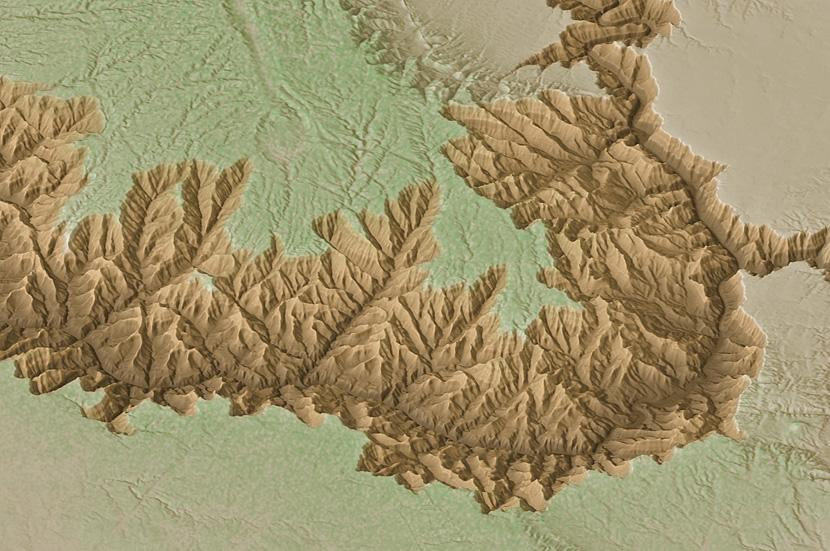
#> input picture ColorMapping/shadedCan.jpeg, 830 x 551 px
$ python ColorMap.py
#> lines starting #> are read from the running program, lines starting #| are printed output that depends on the picture
import cv2
import random
import numpy as np

# Create a black image, a window
img = np.zeros((300,512,3), np.uint8)
cv2.namedWindow('image')

im_gray = cv2.imread("shadedCan.jpeg", cv2.IMREAD_GRAYSCALE)
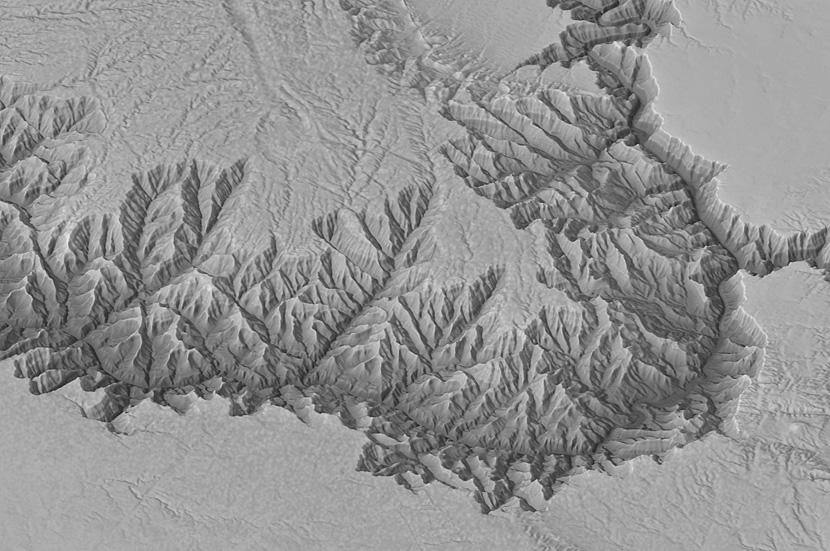
#> im_gray: shape (551, 830); min 19, max 242, mean 145.9
im_color = cv2.applyColorMap(im_gray, cv2.COLORMAP_JET)
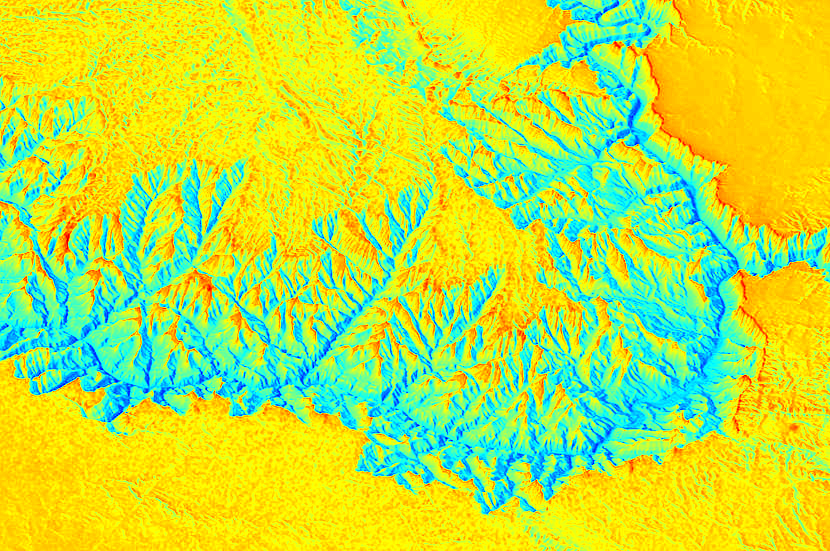
#> im_color: shape (551, 830, 3); mean B, G, R 68.4, 227.5, 187.1
SHOW_COLOR = False

height, width = im_gray.shape
#> height = 551; width = 830

print(height/2)
#| 275.5
print(width/2)
#| 415.0

print(im_color[int(height - 1)][int(width - 1)])
#| [  0 184 255]
# # map unit square coords to an approiximate bit
# # do this by using x and y from unit sqaure as
# # a percentage from the origin
# x_cord = int((random.random()*2 - 1) * width/2)
# y_cord = int((random.random()*2 - 1) * height/2)
#
# print(str(x_cord) + ' ' + str(y_cord))
# print('color: ' + str(im_color[x_cord][y_cord]))
# red = im_color[x_cord][y_cord][0] * 256 * 256
# green = im_color[x_cord][y_cord][1] * 256
# blue = im_color[x_cord][y_cord][2]
#
# totalHex = red + green + blue
#
# # normalize totalHex
# totalHex = totalHex / 16777215
#
# print(totalHex)
#
# print(str(red) + str(green) + str(blue))

while(1):
    k = cv2.waitKey(1) & 0xFF
#> (key Esc is pressed here)
    if k == 27:
        break
    if k == 116:
        if SHOW_COLOR == True:
            SHOW_COLOR = False
        else:
            SHOW_COLOR = True
    elif SHOW_COLOR == False:
        cv2.imshow('Displaying: COLORMAP_JET',im_gray)
    else:
        cv2.imshow('Displaying: COLORMAP_JET',im_color)

cv2.destroyAllWindows()

$ run again, with ColorMapping/crater.jpeg copied over ColorMapping/shadedCan.jpeg
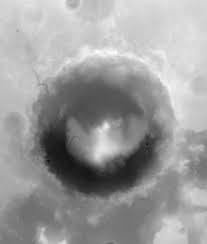
#> input picture ColorMapping/crater.jpeg, 207 x 244 px
#> im_gray is the input picture: shape (244, 207); min 13, max 255, mean 156.1
#> `im_color = cv2.applyColorMap(im_gray, cv2.COLORMAP_JET)`:
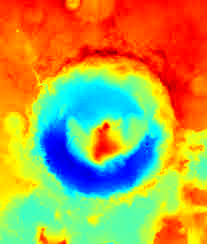
#> im_color: shape (244, 207, 3); mean B, G, R 75.9, 158.2, 178.6
#| 122.0
#| 103.5
#| [  0 140 255]

$ run again, with ColorMapping/moon.jpg copied over ColorMapping/shadedCan.jpeg
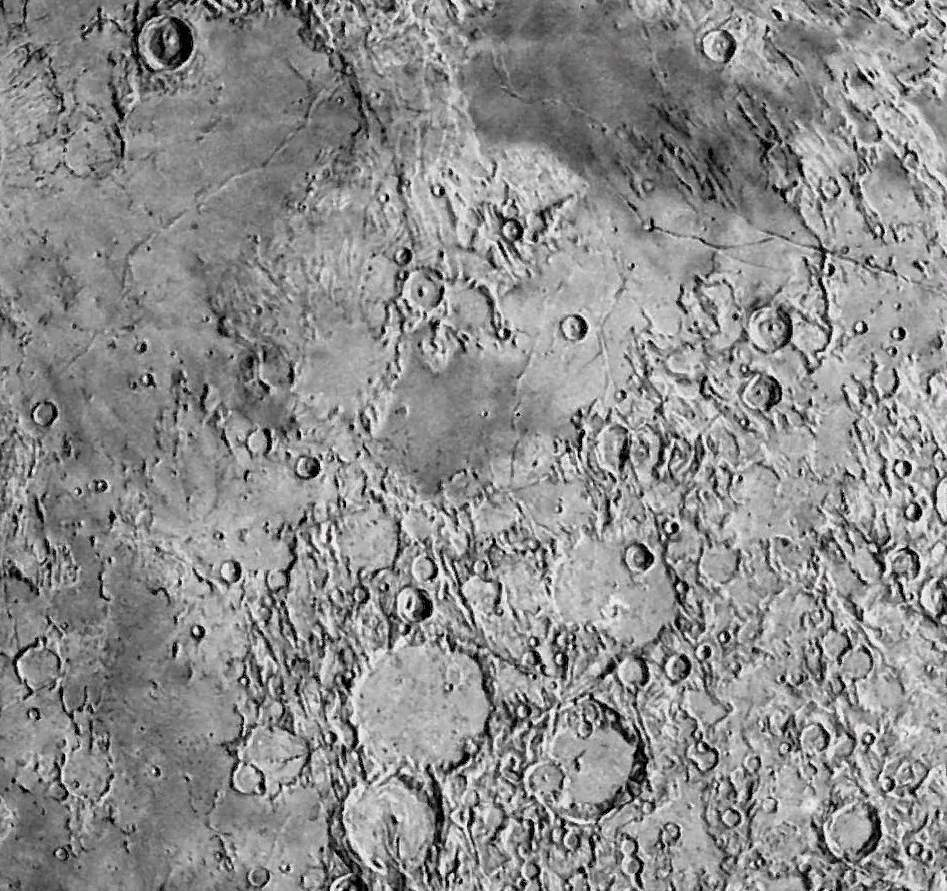
#> input picture ColorMapping/moon.jpg, 947 x 891 px
#> `im_color = cv2.applyColorMap(im_gray, cv2.COLORMAP_JET)`:
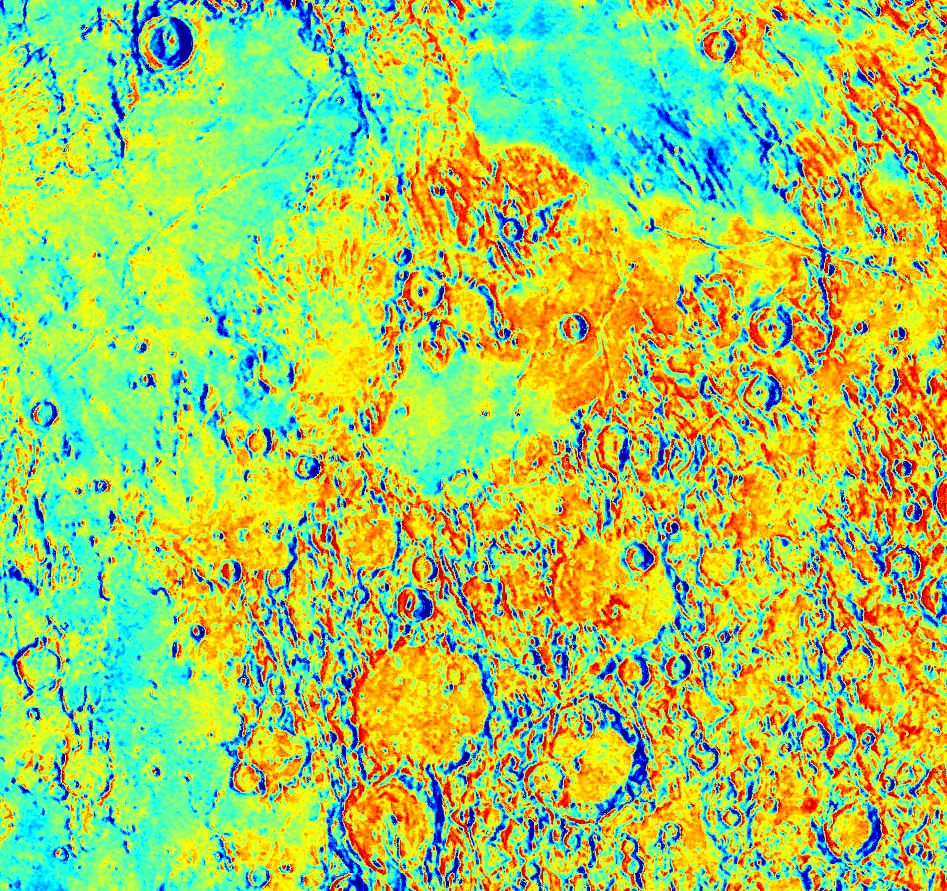
#> im_color: shape (891, 947, 3); mean B, G, R 92.1, 204.2, 160.9
#| 445.5
#| 473.5
#| [  0 144 255]
